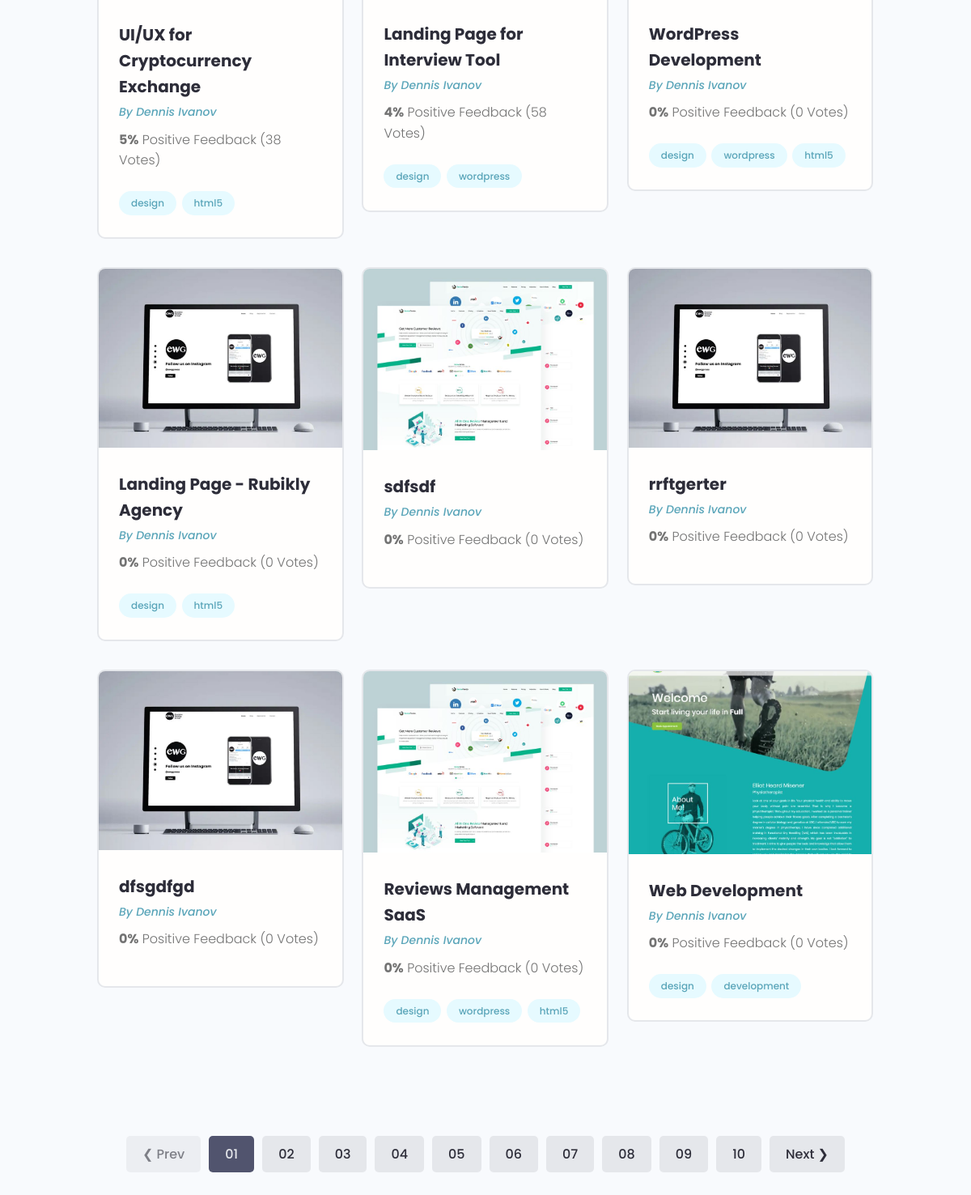
The page /projects/ (lower part) on the database as committed earlier.
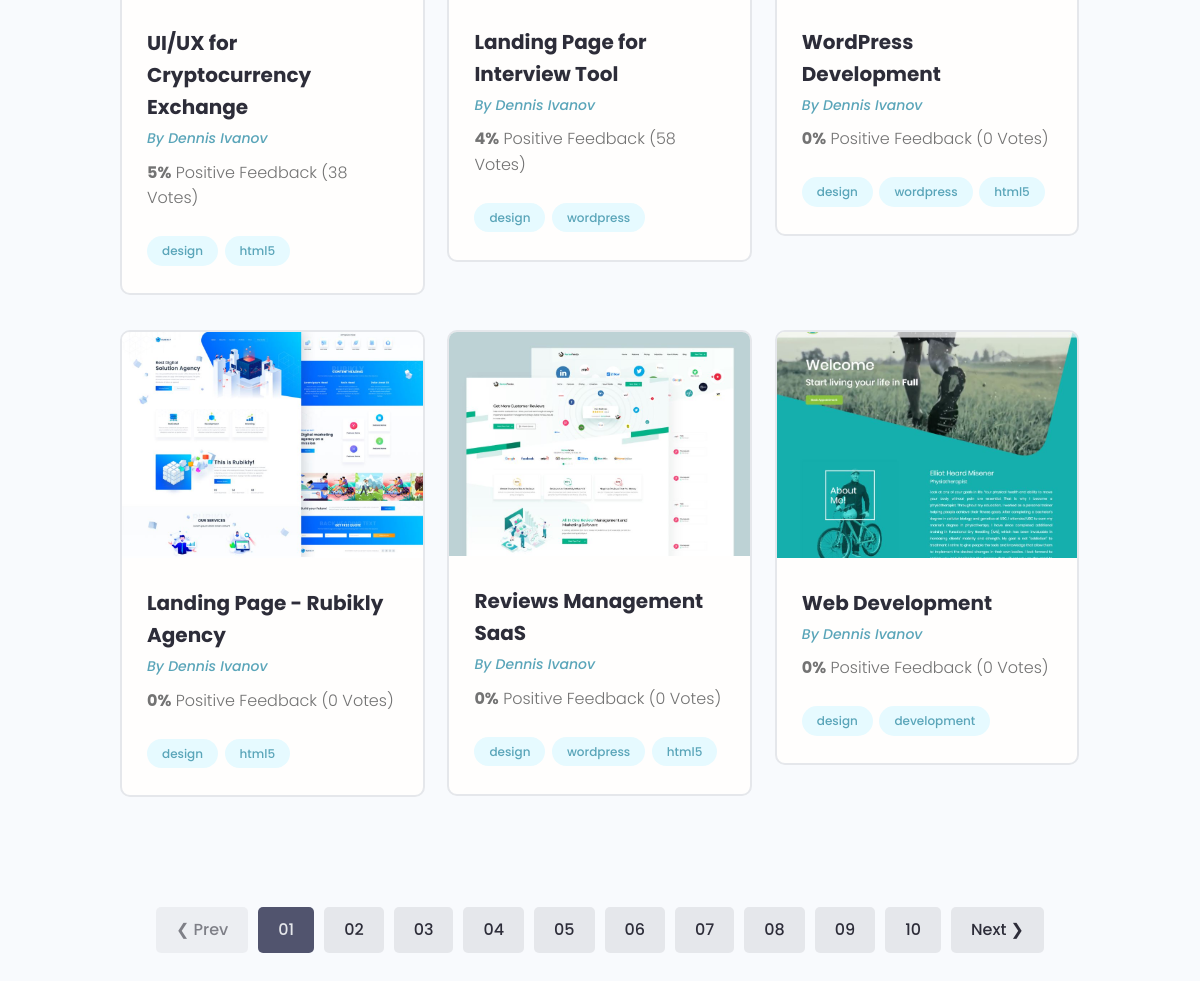
The same page on the database as committed later.
### projects/models.py (models this page shows, shortened)
class Project(models.Model):
    owner = models.ForeignKey(Profile, on_delete=models.SET_NULL, null=True)
    title = models.CharField(max_length=200)
    description = models.TextField(blank=True)
    featured_image = models.ImageField(upload_to="projects/%Y/%m/%d/", default="default.jpg")
    demo_link = models.CharField(max_length=200, blank=True)
    source_link = models.CharField(max_length=200, blank=True)
    tags = models.ManyToManyField('Tag', blank=True)
    vote_total = models.IntegerField(default=0)
    vote_ratio = models.IntegerField(default=0)
    created = models.DateTimeField(auto_now_add=True)

class Tag(models.Model):
    name = models.CharField(max_length=200)
    created = models.DateTimeField(auto_now_add=True)
    def __str__(self):
        return self.name

### projects/views.py (the view)
# urls.py: path('projects/', include('projects.urls')),
def projects(request):
    pr = Project.objects.all()
    context = {
        'projects': pr
    }
    return render(request, 'projects/projects.html', context)

### projects/templates/projects/projects.html (shortened to what this page needs)
{% extends 'projects/base.html' %}
{% block content %}
  <main class="projects">
    <section class="projectsList">
      <div class="container">
        <div class="grid grid--three">
          {% for project in projects %}
          <div class="column">
            <div class="card project">
              <a href="{% url 'project' project.id %}" class="project">
                <img class="project__thumbnail" src="{{ project.featured_image.url }}" alt="project thumbnail" />
                <div class="card__body">
                  <h3 class="project__title">{{ project.title }}</h3>
                  <p><a class="project__author" href="profile.html">By Dennis Ivanov</a></p>
                  <p class="project--rating">
                    <span style="font-weight: bold;">{{ project.vote_ratio }}%</span> Positive
                    Feedback ({{ project.vote_total }} Votes)
                  </p>
                  <div class="project__tags">
                    {% for tag in project.tags.all %}
                    <span class="tag tag--pill tag--main">
                      <small>{{ tag }}</small>
                    </span>
                    {% endfor %}
                  </div>
                </div>
              </a>
            </div>
          </div>
          {% endfor %}
        </div>
      </div>
    </section>
    <div class="pagination">
      <ul class="container">
        <li><a href="#" class="btn btn--disabled">&#10094; Prev</a></li>
        <li><a href="#" class="btn btn--sub">01</a></li>
        <li><a href="#" class="btn">02</a></li>
        <li><a href="#" class="btn">03</a></li>
        <li><a href="#" class="btn">04</a></li>
        <li><a href="#" class="btn">05</a></li>
        <li><a href="#" class="btn">06</a></li>
        <li><a href="#" class="btn">07</a></li>
        <li><a href="#" class="btn">08</a></li>
        <li><a href="#" class="btn">09</a></li>
        <li><a href="#" class="btn">10</a></li>
        <li><a href="#" class="btn">Next &#10095;</a></li>
      </ul>
    </div>
  </main>
{% endblock %}

Rows that differ between the two databases and show on the page:
removed Project: featured_image (picture), title "sdfsdf", vote_ratio "0", vote_total "0"
removed Project: featured_image (placeholder picture), title "rrftgerter", vote_ratio "0", vote_total "0"
removed Project: featured_image (placeholder picture), title "dfsgdfgd", vote_ratio "0", vote_total "0"
changed Project "Landing Page - Rubikly Agency": featured_image: picture added in place of a placeholder
